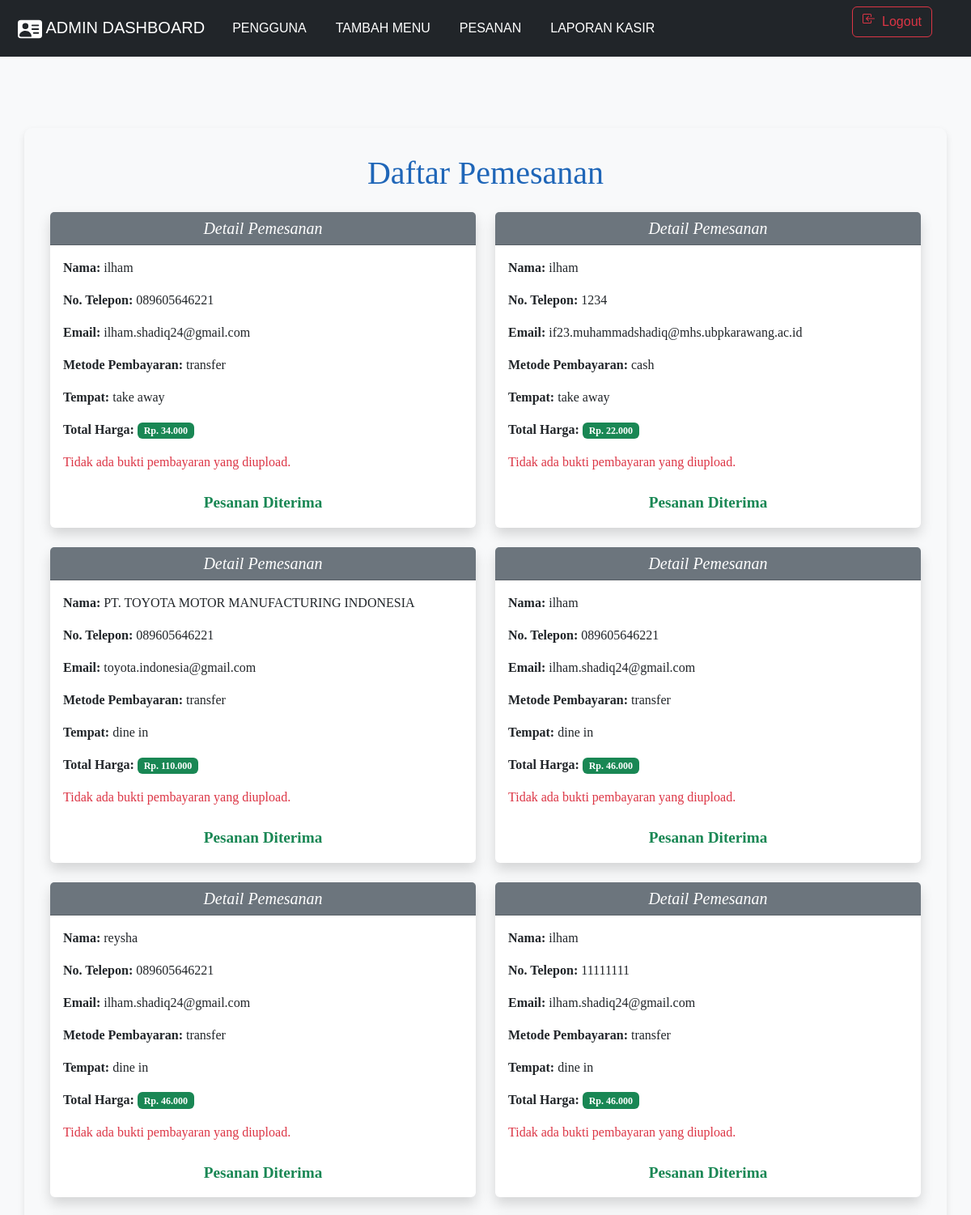
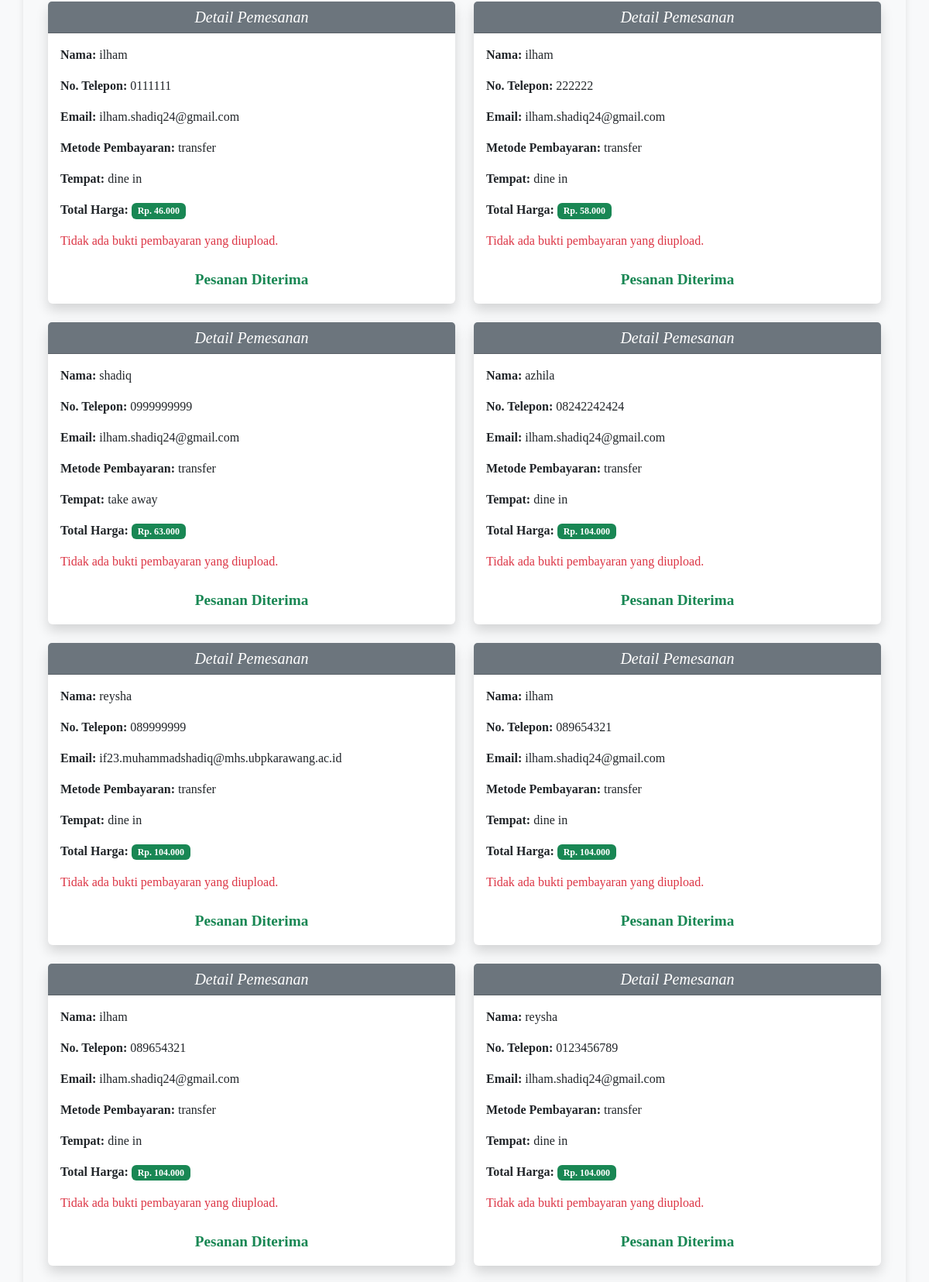
/pesanan.php (upper part), run on the app's committed database (2 pictures, top to bottom).
### tables this page shows
CREATE TABLE `pembayaran` (
  `id` int(11) NOT NULL,
  `name` varchar(100) NOT NULL,
  `number` varchar(15) NOT NULL,
  `email` varchar(100) NOT NULL,
  `payment_method` enum('cash','transfer') NOT NULL,
  `tempat` enum('dine in','take away') NOT NULL,
  `grand_total` decimal(10,2) NOT NULL,
  `status` enum('Menunggu','Diterima') DEFAULT 'Menunggu',
  `tanggal_pemesanan` datetime DEFAULT current_timestamp()
);

### pesanan.php (the view, shortened to what this page needs)
<?php
include "header-admin.php";
$query = "SELECT * FROM pembayaran";
$result = $koneksi->query($query);
?>
<div class="container my-5" style="background-color: #f8f9fa; padding: 2rem; border-radius: 10px; box-shadow: 0px 4px 8px rgba(0, 0, 0, 0.1);">
    <h1 class="text-center mb-4" style="font-family: 'Times New Roman', Times, serif; color:rgb(31, 102, 184);">Daftar Pemesanan</h1>
    <?php if ($result->num_rows > 0): ?>
        <div class="row row-cols-1 row-cols-md-2 g-4">
            <?php while ($row = $result->fetch_assoc()): ?>
                <div class="col">
                    <div class="card shadow border-0" style="font-family: 'Georgia', serif;">
                        <div class="card-header bg-secondary text-white text-center">
                            <h5 class="mb-0" style="font-style: italic;">Detail Pemesanan</h5>
                        </div>
                        <div class="card-body">
                            <p><strong>Nama:</strong> <?= htmlspecialchars($row['name']); ?></p>
                            <p><strong>No. Telepon:</strong> <?= htmlspecialchars($row['number']); ?></p>
                            <p><strong>Email:</strong> <?= htmlspecialchars($row['email']); ?></p>
                            <p><strong>Metode Pembayaran:</strong> <?= htmlspecialchars($row['payment_method']); ?></p>
                            <p><strong>Tempat:</strong> <?= htmlspecialchars($row['tempat']); ?></p>
                            <p><strong>Total Harga:</strong> <span class="badge bg-success">Rp. <?= number_format($row['grand_total'], 0, ',', '.'); ?></span></p>
                            <?php if (!empty($row['bukti_pembayaran'])): ?>
                                <h5 class="mt-3 text-dark">Bukti Pembayaran</h5>
                                <img src="<?= htmlspecialchars($row['bukti_pembayaran']); ?>" alt="Bukti Pembayaran" class="img-fluid rounded shadow-sm">
                            <?php else: ?>
                                <p class="text-danger">Tidak ada bukti pembayaran yang diupload.</p>
                            <?php endif; ?>
                            <div class="mt-4 text-center">
                                <?php if ($row['status'] != 'Diterima'): ?>
                                    <form action="update_status.php" method="post" class="d-inline">
                                        <input type="hidden" name="order_id" value="<?= $row['id']; ?>">
                                        <button type="submit" class="btn btn-dark btn-lg px-4"><i class="fas fa-check-circle"></i> Terima</button>
                                    </form>
                                <?php else: ?>
                                    <p class="text-success mb-0 text-center fw-bold" style="font-size: 1.2rem;"><i class="fas fa-check-circle"></i> Pesanan Diterima</p>
                                <?php endif; ?>
                            </div>
                        </div>
                    </div>
                </div>
            <?php endwhile; ?>
        </div>
    <?php else: ?>
        <div class="alert alert-warning text-center fs-4" role="alert" style="font-family: 'Courier New', Courier, monospace;">
            <i class="fas fa-exclamation-circle"></i> Tidak ada data pemesanan.
        </div>
    <?php endif; ?>
</div>

### header-admin.php (style rules this page uses)
body { font-family: Arial, sans-serif; background-color: #f8f9fa; margin: 0; padding: 0; }

### data on the page
pembayaran: name "ilham", number "089605646221", email "ilham.shadiq24@gmail.com", payment_method "transfer", tempat "take away", grand_total "34.000", status "Pesanan Diterima"
pembayaran: name "ilham", number "1234", email "if23.muhammadshadiq@mhs.ubpkarawang.ac.id", payment_method "cash", tempat "take away", grand_total "22.000", status "Pesanan Diterima"
pembayaran: name "PT. TOYOTA MOTOR MANUFACTURING INDONESIA", number "089605646221", email "toyota.indonesia@gmail.com", payment_method "transfer", tempat "dine in", grand_total "110.000", status "Pesanan Diterima"
pembayaran: name "ilham", number "089605646221", email "ilham.shadiq24@gmail.com", payment_method "transfer", tempat "dine in", grand_total "46.000", status "Pesanan Diterima"
pembayaran: name "reysha", number "089605646221", email "ilham.shadiq24@gmail.com", payment_method "transfer", tempat "dine in", grand_total "46.000", status "Pesanan Diterima"
pembayaran: name "ilham", number "11111111", email "ilham.shadiq24@gmail.com", payment_method "transfer", tempat "dine in", grand_total "46.000", status "Pesanan Diterima"
pembayaran: name "ilham", number "0111111", email "ilham.shadiq24@gmail.com", payment_method "transfer", tempat "dine in", grand_total "46.000", status "Pesanan Diterima"
pembayaran: name "ilham", number "222222", email "ilham.shadiq24@gmail.com", payment_method "transfer", tempat "dine in", grand_total "58.000", status "Pesanan Diterima"
pembayaran: name "shadiq", number "0999999999", email "ilham.shadiq24@gmail.com", payment_method "transfer", tempat "take away", grand_total "63.000", status "Pesanan Diterima"
pembayaran: name "azhila", number "08242242424", email "ilham.shadiq24@gmail.com", payment_method "transfer", tempat "dine in", grand_total "104.000", status "Pesanan Diterima"
pembayaran: name "reysha", number "089999999", email "if23.muhammadshadiq@mhs.ubpkarawang.ac.id", payment_method "transfer", tempat "dine in", grand_total "104.000", status "Pesanan Diterima"
pembayaran: name "ilham", number "089654321", email "ilham.shadiq24@gmail.com", payment_method "transfer", tempat "dine in", grand_total "104.000", status "Pesanan Diterima"
pembayaran: name "ilham", number "089654321", email "ilham.shadiq24@gmail.com", payment_method "transfer", tempat "dine in", grand_total "104.000", status "Pesanan Diterima"
pembayaran: name "reysha", number "0123456789", email "ilham.shadiq24@gmail.com", payment_method "transfer", tempat "dine in", grand_total "104.000", status "Pesanan Diterima"
